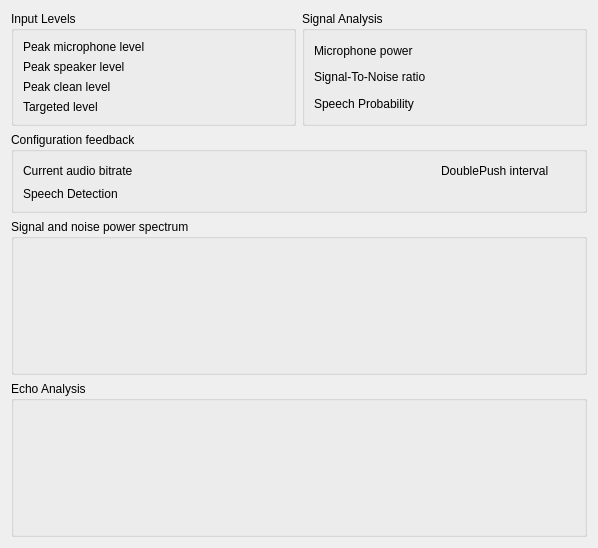
<?xml version="1.0" encoding="UTF-8"?>
<ui version="4.0">
 <class>AudioStats</class>
 <widget class="QDialog" name="AudioStats">
  <property name="geometry">
   <rect>
    <x>0</x>
    <y>0</y>
    <width>598</width>
    <height>548</height>
   </rect>
  </property>
  <property name="windowTitle">
   <string>Audio Statistics</string>
  </property>
  <layout class="QVBoxLayout">
   <item>
    <layout class="QHBoxLayout">
     <item>
      <widget class="QGroupBox" name="qgbInput">
       <property name="title">
        <string>Input Levels</string>
       </property>
       <layout class="QGridLayout">
        <item row="0" column="0">
         <widget class="QLabel" name="qliMicLevel">
          <property name="text">
           <string>Peak microphone level</string>
          </property>
         </widget>
        </item>
        <item row="0" column="1">
         <widget class="QLabel" name="qlMicLevel">
          <property name="toolTip">
           <string>Peak power in last frame</string>
          </property>
          <property name="whatsThis">
           <string>This shows the peak power in the last frame (20 ms), and is the same measurement as you would usually find displayed as &quot;input power&quot;. Please disregard this and look at &lt;b&gt;Microphone power&lt;/b&gt; instead, which is much more steady and disregards outliers.</string>
          </property>
          <property name="text">
           <string/>
          </property>
         </widget>
        </item>
        <item row="1" column="0">
         <widget class="QLabel" name="qliSpeakerLevel">
          <property name="text">
           <string>Peak speaker level</string>
          </property>
         </widget>
        </item>
        <item row="1" column="1">
         <widget class="QLabel" name="qlSpeakerLevel">
          <property name="toolTip">
           <string>Peak power in last frame</string>
          </property>
          <property name="whatsThis">
           <string>This shows the peak power of the speakers in the last frame (20 ms). Unless you are using a multi-channel sampling method (such as ASIO) with speaker channels configured, this will be 0. If you have such a setup configured, and this still shows 0 while you're playing audio from other programs, your setup is not working.</string>
          </property>
          <property name="text">
           <string/>
          </property>
         </widget>
        </item>
        <item row="2" column="0">
         <widget class="QLabel" name="qliSignalLevel">
          <property name="text">
           <string>Peak clean level</string>
          </property>
         </widget>
        </item>
        <item row="2" column="1">
         <widget class="QLabel" name="qlSignalLevel">
          <property name="toolTip">
           <string>Peak power in last frame</string>
          </property>
          <property name="whatsThis">
           <string>This shows the peak power in the last frame (20 ms) after all processing. Ideally, this should be -96 dB when you're not talking. In reality, a sound studio should see -60 dB, and you should hopefully see somewhere around -20 dB. When you are talking, this should rise to somewhere between -5 and -10 dB.&lt;br /&gt;If you are using echo cancellation, and this rises to more than -15 dB when you're not talking, your setup is not working, and you'll annoy other users with echoes.</string>
          </property>
          <property name="text">
           <string/>
          </property>
         </widget>
        </item>
        <item row="3" column="0">
         <widget class="QLabel" name="qliTargetLevel">
          <property name="text">
           <string>Targeted level</string>
          </property>
         </widget>
        </item>
        <item row="3" column="1">
         <widget class="QLabel" name="qlTargetLevel">
          <property name="toolTip">
           <string>Level the amplified signal is transmitted at</string>
          </property>
          <property name="whatsThis">
           <string>The level Mumble is transmitting at after amplification, i.e. the amplitude your base, adaptive and maximum amplification settings are targeting. Use it as a guide while tuning those settings: when you speak it should sit comfortably below 0 dB.</string>
          </property>
          <property name="text">
           <string/>
          </property>
         </widget>
        </item>
       </layout>
      </widget>
     </item>
     <item>
      <widget class="QGroupBox" name="qgbSignal">
       <property name="title">
        <string>Signal Analysis</string>
       </property>
       <layout class="QGridLayout">
        <item row="0" column="0">
         <widget class="QLabel" name="qliMicVolume">
          <property name="text">
           <string>Microphone power</string>
          </property>
         </widget>
        </item>
        <item row="0" column="1">
         <widget class="QLabel" name="qlMicVolume">
          <property name="toolTip">
           <string>How close the current input level is to ideal</string>
          </property>
          <property name="whatsThis">
           <string>This shows how close your current input volume is to the ideal. To adjust your microphone level, open whatever program you use to adjust the recording volume, and look at the value here while talking.&lt;br /&gt;&lt;b&gt;Talk loud, as you would when you're upset over getting fragged by a noob.&lt;/b&gt;&lt;br /&gt;Adjust the volume until this value is close to 100%, but make sure it doesn't go above. If it does go above, you are likely to get clipping in parts of your speech, which will degrade sound quality.</string>
          </property>
          <property name="text">
           <string/>
          </property>
         </widget>
        </item>
        <item row="1" column="0">
         <widget class="QLabel" name="qliMicSNR">
          <property name="text">
           <string>Signal-To-Noise ratio</string>
          </property>
         </widget>
        </item>
        <item row="1" column="1">
         <widget class="QLabel" name="qlMicSNR">
          <property name="toolTip">
           <string>Signal-To-Noise ratio from the microphone</string>
          </property>
          <property name="whatsThis">
           <string>This is the Signal-To-Noise Ratio (SNR) of the microphone in the last frame (20 ms). It shows how much clearer the voice is compared to the noise.&lt;br /&gt;If this value is below 1.0, there's more noise than voice in the signal, and so quality is reduced.&lt;br /&gt;There is no upper limit to this value, but don't expect to see much above 40-50 without a sound studio.</string>
          </property>
          <property name="text">
           <string/>
          </property>
         </widget>
        </item>
        <item row="2" column="0">
         <widget class="QLabel" name="qliSpeechProb">
          <property name="text">
           <string>Speech Probability</string>
          </property>
         </widget>
        </item>
        <item row="2" column="1">
         <widget class="QLabel" name="qlSpeechProb">
          <property name="toolTip">
           <string>Probability of speech</string>
          </property>
          <property name="whatsThis">
           <string>This is the probability that the last frame (20 ms) was speech and not environment noise.&lt;br /&gt;Voice activity transmission depends on this being right. The trick with this is that the middle of a sentence is always detected as speech; the problem is the pauses between words and the start of speech. It's hard to distinguish a sigh from a word starting with 'h'.&lt;br /&gt;If this is in bold font, it means Mumble is currently transmitting (if you're connected).</string>
          </property>
          <property name="text">
           <string/>
          </property>
         </widget>
        </item>
       </layout>
      </widget>
     </item>
    </layout>
   </item>
   <item>
    <widget class="QGroupBox" name="qgbConfiguration">
     <property name="title">
      <string>Configuration feedback</string>
     </property>
     <layout class="QGridLayout">
      <item row="0" column="0">
       <widget class="QLabel" name="qliBitrate">
        <property name="text">
         <string>Current audio bitrate</string>
        </property>
       </widget>
      </item>
      <item row="0" column="1">
       <widget class="QLabel" name="qlBitrate">
        <property name="minimumSize">
         <size>
          <width>20</width>
          <height>0</height>
         </size>
        </property>
        <property name="toolTip">
         <string>Bitrate of last frame</string>
        </property>
        <property name="whatsThis">
         <string>This is the audio bitrate of the last compressed frame (20 ms). The peak bitrate can be adjusted in the Settings dialog.</string>
        </property>
        <property name="text">
         <string/>
        </property>
       </widget>
      </item>
      <item row="0" column="3">
       <widget class="QLabel" name="qliDoublePush">
        <property name="text">
         <string>DoublePush interval</string>
        </property>
       </widget>
      </item>
      <item row="0" column="4">
       <widget class="QLabel" name="qlDoublePush">
        <property name="minimumSize">
         <size>
          <width>20</width>
          <height>0</height>
         </size>
        </property>
        <property name="toolTip">
         <string>Time between last two Push-To-Talk presses</string>
        </property>
        <property name="text">
         <string/>
        </property>
       </widget>
      </item>
      <item row="1" column="0">
       <widget class="QLabel" name="qliSpeech">
        <property name="text">
         <string>Speech Detection</string>
        </property>
       </widget>
      </item>
      <item row="1" column="1" colspan="4">
       <widget class="AudioBar" name="abSpeech" native="true">
        <property name="toolTip">
         <string>Current speech detection chance</string>
        </property>
        <property name="whatsThis">
         <string>&lt;b&gt;This shows the current speech detection settings.&lt;/b&gt;&lt;br /&gt;You can change the settings from the Settings dialog or from the Audio Wizard.</string>
        </property>
        <property name="accessibleName">
         <string>Current speech detection chance</string>
        </property>
       </widget>
      </item>
      <item row="0" column="2">
       <spacer>
        <property name="orientation">
         <enum>Qt::Horizontal</enum>
        </property>
        <property name="sizeHint" stdset="0">
         <size>
          <width>40</width>
          <height>20</height>
         </size>
        </property>
       </spacer>
      </item>
     </layout>
    </widget>
   </item>
   <item>
    <widget class="QGroupBox" name="qgbSpectrum">
     <property name="sizePolicy">
      <sizepolicy hsizetype="Preferred" vsizetype="Expanding">
       <horstretch>0</horstretch>
       <verstretch>0</verstretch>
      </sizepolicy>
     </property>
     <property name="title">
      <string>Signal and noise power spectrum</string>
     </property>
     <layout class="QVBoxLayout">
      <item>
       <widget class="AudioNoiseWidget" name="anwNoise" native="true">
        <property name="toolTip">
         <string>Power spectrum of input signal and noise estimate</string>
        </property>
        <property name="whatsThis">
         <string>This shows the power spectrum of the current input signal (red line) and the current noise estimate (filled blue).&lt;br /&gt;All amplitudes are multiplied by 30 to show the interesting parts (how much more signal than noise is present in each waveband).&lt;br /&gt;This is probably only of interest if you're trying to fine-tune noise conditions on your microphone. Under good conditions, there should be just a tiny flutter of blue at the bottom. If the blue is more than halfway up on the graph, you have a seriously noisy environment.</string>
        </property>
        <property name="accessibleName">
         <string>Power spectrum of input signal and noise estimate</string>
        </property>
       </widget>
      </item>
     </layout>
    </widget>
   </item>
   <item>
    <widget class="QGroupBox" name="qgbEcho">
     <property name="sizePolicy">
      <sizepolicy hsizetype="Preferred" vsizetype="Expanding">
       <horstretch>0</horstretch>
       <verstretch>0</verstretch>
      </sizepolicy>
     </property>
     <property name="title">
      <string>Echo Analysis</string>
     </property>
     <layout class="QVBoxLayout">
      <item>
       <widget class="AudioEchoWidget" name="aewEcho" native="true">
        <property name="sizePolicy">
         <sizepolicy hsizetype="Preferred" vsizetype="Expanding">
          <horstretch>0</horstretch>
          <verstretch>0</verstretch>
         </sizepolicy>
        </property>
        <property name="toolTip">
         <string>Weights of the echo canceller</string>
        </property>
        <property name="whatsThis">
         <string>This shows the weights of the echo canceller, with time increasing downwards and frequency increasing to the right.&lt;br /&gt;Ideally, this should be black, indicating no echo exists at all. More commonly, you'll have one or more horizontal stripes of bluish color representing time delayed echo. You should be able to see the weights updated in real time.&lt;br /&gt;Please note that as long as you have nothing to echo off, you won't see much useful data here. Play some music and things should stabilize. &lt;br /&gt;You can choose to view the real or imaginary parts of the frequency-domain weights, or alternately the computed modulus and phase. The most useful of these will likely be modulus, which is the amplitude of the echo, and shows you how much of the outgoing signal is being removed at that time step. The other viewing modes are mostly useful to people who want to tune the echo cancellation algorithms.&lt;br /&gt;Please note: If the entire image fluctuates massively while in modulus mode, the echo canceller fails to find any correlation whatsoever between the two input sources (speakers and microphone). Either you have a very long delay on the echo, or one of the input sources is configured wrong.</string>
        </property>
        <property name="accessibleName">
         <string>Weights of the echo canceller</string>
        </property>
       </widget>
      </item>
     </layout>
    </widget>
   </item>
  </layout>
 </widget>
 <customwidgets>
  <customwidget>
   <class>AudioBar</class>
   <extends>QWidget</extends>
   <header>AudioStats.h</header>
   <container>1</container>
  </customwidget>
  <customwidget>
   <class>AudioNoiseWidget</class>
   <extends>QWidget</extends>
   <header>AudioStats.h</header>
   <container>1</container>
  </customwidget>
  <customwidget>
   <class>AudioEchoWidget</class>
   <extends>QWidget</extends>
   <header>AudioStats.h</header>
   <container>1</container>
  </customwidget>
 </customwidgets>
 <resources/>
 <connections/>
</ui>
